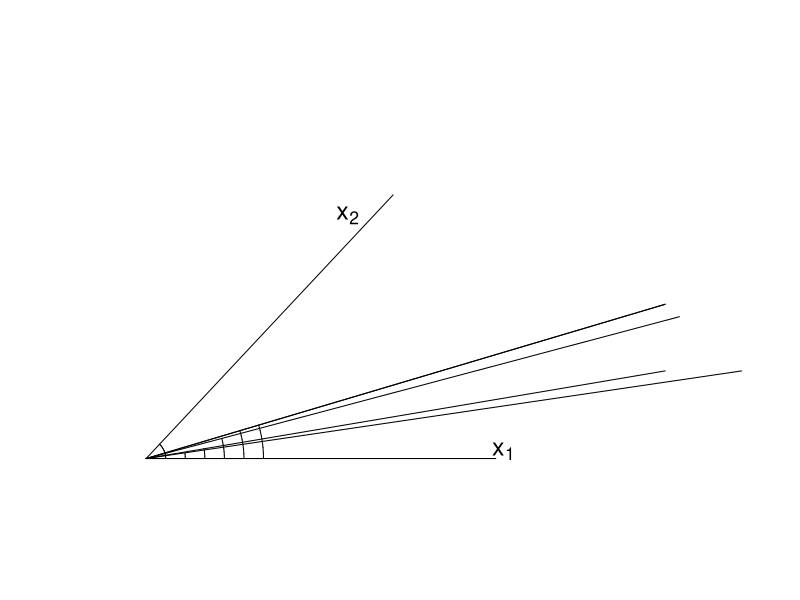

The R source for this figure:
# author : 2020311198 Dongook Son 손동욱
# 통계적학습이론 과제1

library(plotrix)
library(zeallot)

################
# function 정의 #
################

set.seed(1)
data_generation <- function () {
      n=100
      xx1=rnorm(n)
      xx2=(xx1+rnorm(n))/sqrt(2)
      yy=xx1+xx2/2+rnorm(n)/5

      x1 <<- xx1-mean(xx1)
      x2 <<- xx2-mean(xx2)
      y <<- yy-mean(yy)
}
data_generation()

dotproduct <- function(vector1, vector2) {
  return(sum(vector1 * vector2))
}

vector_length <- function(vector) {
  return(sqrt(dotproduct(vector, vector)))
}

angle <- function(vector1, vector2) {
  return(acos(dotproduct(vector1, vector2) / (vector_length(vector1) * vector_length(vector2))))
}

cat("The arcos value(angle) between x1 and x2 is : ", angle(x1, x2))

###################
# Plotting x1, x2 #
###################

# Creates empty plot and variables
plot(1,type="n",axes=F,xlim=c(-1,15),ylim=c(-1,15),xlab="",ylab="")

# pseudo_X1
pseudo_x1 = c(vector_length(x1), 0)
draw.radial.line(0, vector_length(x1), center = c(0,0))
text(pseudo_x1[1] + 0.2, pseudo_x1[2] + 0.3, expression(x[1]),cex=1.5)

# pseudo_X2
pseudo_x2 = c(4.15, 8.6)
draw.radial.line(0, vector_length(x2), center=c(0,0), angle = angle(x1, x2))
text(pseudo_x2[1] + 1, pseudo_x2[2] + 1.5, expression(x[2]),cex=1.5)

# drawing arc
draw.arc(0,0,0.5, angle2 = angle(x1, x2))

############################
# Forward-stagewise 알고리듬 #
############################

data_generation()

# maintain dimensionality
X <- cbind(x1, x2)
c(n, p) %<-% dim(X)

# initial residual, beta, threshold
residual <- y
beta <- rep(0, p+1)
threshold <- 0.0000001

# Count iterations
n_iterations <- 0

# Iterate until convergence
while (abs(cor(residual, x1)) > threshold | abs(cor(residual, x2)) > threshold) {
  if (abs(cor(residual, x1)) > abs(cor(residual, x2))){
    model <- lm(residual~x1)
    beta <- beta + c(model$coefficients[1], model$coefficients[2], 0)
    y_fit <- beta[1] + beta[2] * x1 + beta[3] * x2
    residual <- y - y_fit
  } else {
    model <- lm(residual~x2)
    beta <- beta + c(model$coefficients[1], 0, model$coefficients[2])
    y_fit <- beta[1] + beta[2] * x1 + beta[3] * x2
    residual <- y - y_fit
  }
  n_iterations <- n_iterations + 1
  if (n_iterations == 2) {
    cat('Iteration: ', n_iterations, ', y_fit length: ', vector_length(y_fit), ', angle between x1: ', angle(x1, y_fit), '\n')
    draw.radial.line(0, vector_length(y_fit), center = c(0,0), angle = angle(x1, y_fit))
    draw.arc(0,0,1, angle2 = angle(x1, y_fit))
  } else if (n_iterations == 3) {
    cat('Iteration: ', n_iterations, ', y_fit length: ', vector_length(y_fit), ', angle between x1: ', angle(x1, y_fit), '\n')
    draw.radial.line(0, vector_length(y_fit), center = c(0,0), angle = angle(x1, y_fit))
    draw.arc(0,0,1.5, angle2 = angle(x1, y_fit))
  } else if (n_iterations == 6) {
    cat('Iteration: ', n_iterations, ', y_fit length: ', vector_length(y_fit), ', angle between x1: ', angle(x1, y_fit), '\n')
    draw.radial.line(0, vector_length(y_fit), center = c(0,0), angle = angle(x1, y_fit))
    draw.arc(0,0,2, angle2 = angle(x1, y_fit))
  } else if (n_iterations == 30) {
    cat('Iteration: ', n_iterations, ', y_fit length: ', vector_length(y_fit), ', angle between x1: ', angle(x1, y_fit), '\n')
    draw.radial.line(0, vector_length(y_fit), center = c(0,0), angle = angle(x1, y_fit))
    draw.arc(0,0,2.5, angle2 = angle(x1, y_fit))
  }
}
cat('Iteration: ', n_iterations, ', y_fit length: ', vector_length(y_fit), ', angle between x1: ', angle(x1, y_fit), '\n')
draw.radial.line(0, vector_length(y_fit), center = c(0,0), angle = angle(x1, y_fit))
draw.arc(0,0,3, angle2 = angle(x1, y_fit))
cat('Total iteration: ', n_iterations, '\n')
cat('Intercept: ', beta[1], ', beta_1: ', beta[2], ', beta_2: ', beta[3] ,'\n')

# Validation
validation_model <- lm(y ~ x1 + x2)
validation_model$coefficients
